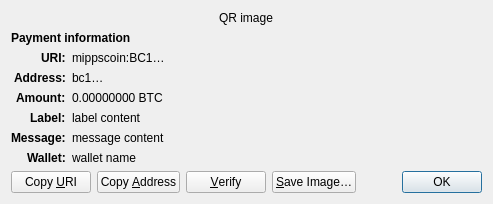
<?xml version="1.0" encoding="UTF-8"?>
<ui version="4.0">
 <class>ReceiveRequestDialog</class>
 <widget class="QDialog" name="ReceiveRequestDialog">
  <property name="geometry">
   <rect>
    <x>0</x>
    <y>0</y>
    <width>413</width>
    <height>229</height>
   </rect>
  </property>
  <property name="windowTitle">
   <string>Request payment to …</string>
  </property>
  <layout class="QGridLayout" name="gridLayout" columnstretch="0,1">
   <property name="sizeConstraint">
    <enum>QLayout::SetFixedSize</enum>
   </property>
   <item row="0" column="0" colspan="2" alignment="Qt::AlignHCenter">
    <widget class="QRImageWidget" name="qr_code">
     <property name="text">
      <string notr="true">QR image</string>
     </property>
     <property name="textInteractionFlags">
      <set>Qt::NoTextInteraction</set>
     </property>
    </widget>
   </item>
   <item row="1" column="0" colspan="2">
    <widget class="QLabel" name="payment_header">
     <property name="font">
      <font>
       <weight>75</weight>
       <bold>true</bold>
      </font>
     </property>
     <property name="text">
      <string>Payment information</string>
     </property>
     <property name="textInteractionFlags">
      <set>Qt::NoTextInteraction</set>
     </property>
    </widget>
   </item>
   <item row="2" column="0" alignment="Qt::AlignRight|Qt::AlignTop">
    <widget class="QLabel" name="uri_tag">
     <property name="font">
      <font>
       <weight>75</weight>
       <bold>true</bold>
      </font>
     </property>
     <property name="text">
      <string notr="true">URI:</string>
     </property>
     <property name="textFormat">
      <enum>Qt::PlainText</enum>
     </property>
     <property name="textInteractionFlags">
      <set>Qt::NoTextInteraction</set>
     </property>
    </widget>
   </item>
   <item row="2" column="1" alignment="Qt::AlignTop">
    <widget class="QLabel" name="uri_content">
     <property name="text">
      <string notr="true">mippscoin:BC1…</string>
     </property>
     <property name="textFormat">
      <enum>Qt::RichText</enum>
     </property>
     <property name="wordWrap">
      <bool>true</bool>
     </property>
     <property name="textInteractionFlags">
      <set>Qt::TextSelectableByMouse</set>
     </property>
    </widget>
   </item>
   <item row="3" column="0" alignment="Qt::AlignRight|Qt::AlignTop">
    <widget class="QLabel" name="address_tag">
     <property name="font">
      <font>
       <weight>75</weight>
       <bold>true</bold>
      </font>
     </property>
     <property name="text">
      <string>Address:</string>
     </property>
     <property name="textInteractionFlags">
      <set>Qt::NoTextInteraction</set>
     </property>
    </widget>
   </item>
   <item row="3" column="1" alignment="Qt::AlignTop">
    <widget class="QLabel" name="address_content">
     <property name="text">
      <string notr="true">bc1…</string>
     </property>
     <property name="textFormat">
      <enum>Qt::PlainText</enum>
     </property>
     <property name="textInteractionFlags">
      <set>Qt::TextSelectableByMouse</set>
     </property>
    </widget>
   </item>
   <item row="4" column="0" alignment="Qt::AlignRight|Qt::AlignTop">
    <widget class="QLabel" name="amount_tag">
     <property name="font">
      <font>
       <weight>75</weight>
       <bold>true</bold>
      </font>
     </property>
     <property name="text">
      <string>Amount:</string>
     </property>
     <property name="textInteractionFlags">
      <set>Qt::NoTextInteraction</set>
     </property>
    </widget>
   </item>
   <item row="4" column="1" alignment="Qt::AlignTop">
    <widget class="QLabel" name="amount_content">
     <property name="text">
      <string notr="true">0.00000000 BTC</string>
     </property>
     <property name="textFormat">
      <enum>Qt::PlainText</enum>
     </property>
     <property name="textInteractionFlags">
      <set>Qt::TextSelectableByMouse</set>
     </property>
    </widget>
   </item>
   <item row="5" column="0" alignment="Qt::AlignRight|Qt::AlignTop">
    <widget class="QLabel" name="label_tag">
     <property name="font">
      <font>
       <weight>75</weight>
       <bold>true</bold>
      </font>
     </property>
     <property name="text">
      <string>Label:</string>
     </property>
     <property name="textInteractionFlags">
      <set>Qt::NoTextInteraction</set>
     </property>
    </widget>
   </item>
   <item row="5" column="1" alignment="Qt::AlignTop">
    <widget class="QLabel" name="label_content">
     <property name="text">
      <string notr="true">label content</string>
     </property>
     <property name="textFormat">
      <enum>Qt::PlainText</enum>
     </property>
     <property name="wordWrap">
      <bool>true</bool>
     </property>
     <property name="textInteractionFlags">
      <set>Qt::TextSelectableByMouse</set>
     </property>
    </widget>
   </item>
   <item row="6" column="0" alignment="Qt::AlignRight|Qt::AlignTop">
    <widget class="QLabel" name="message_tag">
     <property name="font">
      <font>
       <weight>75</weight>
       <bold>true</bold>
      </font>
     </property>
     <property name="text">
      <string>Message:</string>
     </property>
     <property name="textInteractionFlags">
      <set>Qt::NoTextInteraction</set>
     </property>
    </widget>
   </item>
   <item row="6" column="1" alignment="Qt::AlignTop">
    <widget class="QLabel" name="message_content">
     <property name="text">
      <string notr="true">message content</string>
     </property>
     <property name="textFormat">
      <enum>Qt::PlainText</enum>
     </property>
     <property name="wordWrap">
      <bool>true</bool>
     </property>
     <property name="textInteractionFlags">
      <set>Qt::TextSelectableByMouse</set>
     </property>
    </widget>
   </item>
   <item row="7" column="0" alignment="Qt::AlignRight|Qt::AlignTop">
    <widget class="QLabel" name="wallet_tag">
     <property name="font">
      <font>
       <weight>75</weight>
       <bold>true</bold>
      </font>
     </property>
     <property name="text">
      <string>Wallet:</string>
     </property>
     <property name="textInteractionFlags">
      <set>Qt::NoTextInteraction</set>
     </property>
    </widget>
   </item>
   <item row="7" column="1" alignment="Qt::AlignTop">
    <widget class="QLabel" name="wallet_content">
     <property name="text">
      <string notr="true">wallet name</string>
     </property>
     <property name="textFormat">
      <enum>Qt::PlainText</enum>
     </property>
     <property name="wordWrap">
      <bool>true</bool>
     </property>
     <property name="textInteractionFlags">
      <set>Qt::TextSelectableByMouse</set>
     </property>
    </widget>
   </item>
   <item row="8" column="0" colspan="2">
    <layout class="QHBoxLayout" name="horizontalLayout">
     <item>
      <widget class="QPushButton" name="btnCopyURI">
       <property name="text">
        <string>Copy &amp;URI</string>
       </property>
       <property name="autoDefault">
        <bool>false</bool>
       </property>
      </widget>
     </item>
     <item>
      <widget class="QPushButton" name="btnCopyAddress">
       <property name="text">
        <string>Copy &amp;Address</string>
       </property>
       <property name="autoDefault">
        <bool>false</bool>
       </property>
      </widget>
     </item>
     <item>
      <widget class="QPushButton" name="btnVerify">
       <property name="text">
        <string>&amp;Verify</string>
       </property>
       <property name="toolTip">
        <string>Verify this address on e.g. a hardware wallet screen</string>
       </property>
       <property name="autoDefault">
        <bool>false</bool>
       </property>
      </widget>
     </item>
     <item>
      <widget class="QPushButton" name="btnSaveAs">
       <property name="text">
        <string>&amp;Save Image…</string>
       </property>
       <property name="autoDefault">
        <bool>false</bool>
       </property>
      </widget>
     </item>
     <item>
      <spacer name="horizontalSpacer_2">
       <property name="orientation">
        <enum>Qt::Horizontal</enum>
       </property>
       <property name="sizeHint" stdset="0">
        <size>
         <width>40</width>
         <height>20</height>
        </size>
       </property>
      </spacer>
     </item>
     <item>
      <widget class="QDialogButtonBox" name="buttonBox">
       <property name="focusPolicy">
        <enum>Qt::StrongFocus</enum>
       </property>
       <property name="standardButtons">
        <set>QDialogButtonBox::Ok</set>
       </property>
      </widget>
     </item>
    </layout>
   </item>
  </layout>
 </widget>
 <customwidgets>
  <customwidget>
   <class>QRImageWidget</class>
   <extends>QLabel</extends>
   <header>qt/qrimagewidget.h</header>
  </customwidget>
 </customwidgets>
 <tabstops>
  <tabstop>buttonBox</tabstop>
  <tabstop>btnCopyURI</tabstop>
  <tabstop>btnCopyAddress</tabstop>
  <tabstop>btnSaveAs</tabstop>
 </tabstops>
 <resources/>
 <connections>
  <connection>
   <sender>buttonBox</sender>
   <signal>accepted()</signal>
   <receiver>ReceiveRequestDialog</receiver>
   <slot>accept()</slot>
   <hints>
    <hint type="sourcelabel">
     <x>135</x>
     <y>230</y>
    </hint>
    <hint type="destinationlabel">
     <x>135</x>
     <y>126</y>
    </hint>
   </hints>
  </connection>
 </connections>
</ui>
